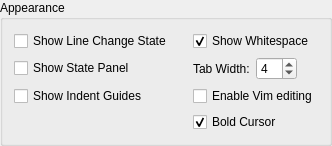
                <widget class="QGroupBox" name="groupBox_9">
                 <property name="title">
                  <string>Appearance</string>
                 </property>
                 <layout class="QGridLayout" name="gridLayout_6">
                  <item row="2" column="0">
                   <layout class="QHBoxLayout" name="horizontalLayout_6">
                    <item>
                     <widget class="QCheckBox" name="checkBoxShowIndentGuides">
                      <property name="text">
                       <string>Show Indent Guides</string>
                      </property>
                     </widget>
                    </item>
                    <item>
                     <spacer name="horizontalSpacer_6">
                      <property name="orientation">
                       <enum>Qt::Orientation::Horizontal</enum>
                      </property>
                      <property name="sizeHint" stdset="0">
                       <size>
                        <width>40</width>
                        <height>20</height>
                       </size>
                      </property>
                     </spacer>
                    </item>
                   </layout>
                  </item>
                  <item row="1" column="0">
                   <widget class="QCheckBox" name="checkBoxState">
                    <property name="text">
                     <string>Show State Panel</string>
                    </property>
                    <property name="advancedOption" stdset="0">
                     <bool>true</bool>
                    </property>
                   </widget>
                  </item>
                  <item row="1" column="1">
                   <layout class="QHBoxLayout" name="horizontalLayout_7">
                    <item>
                     <widget class="QLabel" name="label_22">
                      <property name="text">
                       <string>Tab Width:</string>
                      </property>
                     </widget>
                    </item>
                    <item>
                     <widget class="QSpinBox" name="sbTabSpace">
                      <property name="minimum">
                       <number>1</number>
                      </property>
                      <property name="maximum">
                       <number>32</number>
                      </property>
                      <property name="value">
                       <number>4</number>
                      </property>
                     </widget>
                    </item>
                    <item>
                     <spacer name="horizontalSpacer_5">
                      <property name="orientation">
                       <enum>Qt::Orientation::Horizontal</enum>
                      </property>
                      <property name="sizeHint" stdset="0">
                       <size>
                        <width>0</width>
                        <height>20</height>
                       </size>
                      </property>
                     </spacer>
                    </item>
                   </layout>
                  </item>
                  <item row="0" column="1">
                   <widget class="QCheckBox" name="checkBoxShowWhitespace">
                    <property name="text">
                     <string>Show Whitespace</string>
                    </property>
                    <property name="checked">
                     <bool>true</bool>
                    </property>
                    <property name="advancedOption" stdset="0">
                     <bool>true</bool>
                    </property>
                   </widget>
                  </item>
                  <item row="0" column="0">
                   <widget class="QCheckBox" name="checkBoxLineState">
                    <property name="text">
                     <string>Show Line Change State</string>
                    </property>
                    <property name="advancedOption" stdset="0">
                     <bool>true</bool>
                    </property>
                   </widget>
                  </item>
                  <item row="2" column="1">
                   <widget class="QCheckBox" name="checkBoxVimMode">
                    <property name="text">
                     <string>Enable Vim editing</string>
                    </property>
                    <property name="toolTip">
                     <string>Start in Normal mode. Use i to insert text and Esc to return to Normal mode.</string>
                    </property>
                   </widget>
                  </item>
                  <item row="3" column="1">
                   <widget class="QCheckBox" name="checkBoxBoldCursor">
                    <property name="toolTip">
                     <string>Draw cursor as a thick line</string>
                    </property>
                    <property name="text">
                     <string>Bold Cursor</string>
                    </property>
                    <property name="checked">
                     <bool>true</bool>
                    </property>
                    <property name="advancedOption" stdset="0">
                     <bool>true</bool>
                    </property>
                   </widget>
                  </item>
                 </layout>
                </widget>
